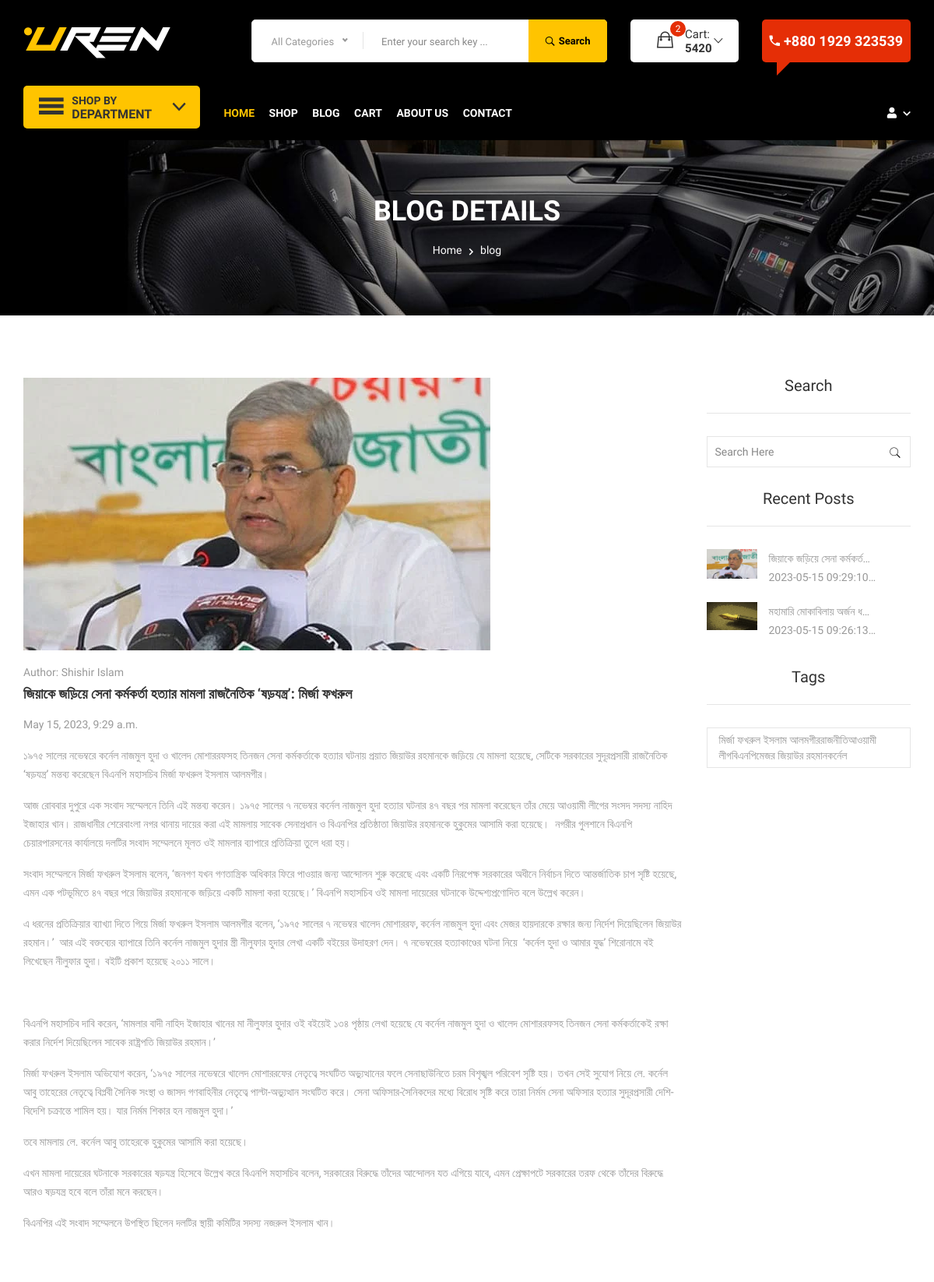
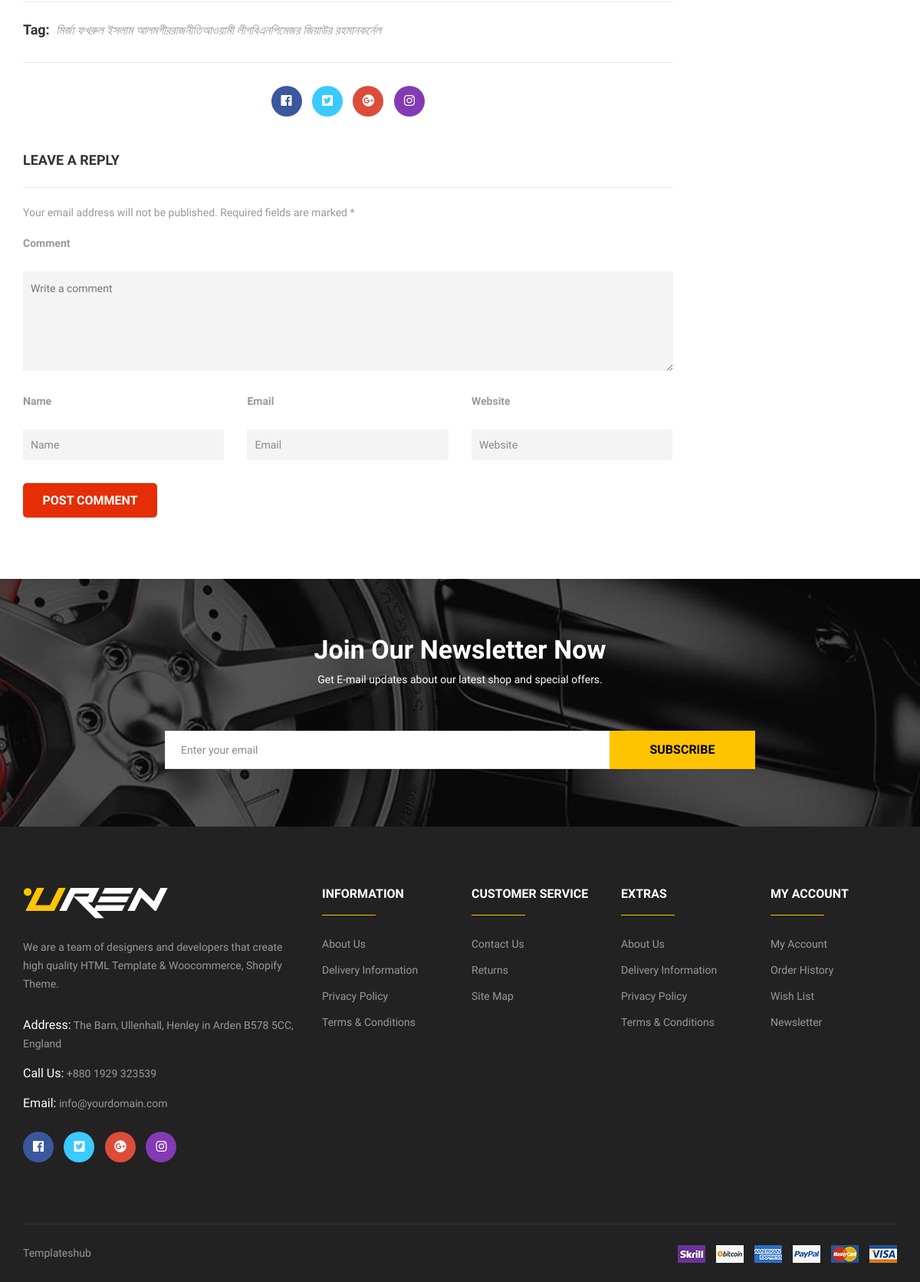
/single_blog/blogpost-2 (signed in), run on the app's committed database (2 pictures, top to bottom).
### core/models.py (models this page shows, shortened)
class BlogPost(models.Model):
    profile = models.ForeignKey(Profile, on_delete=models.CASCADE)
    title = models.CharField(max_length=200)
    description = RichTextField(null=True, blank=True)
    slug = AutoSlugField(populate_from='title', unique=True)
    blog_image = models.ImageField(upload_to="Blog Image")
    tag = models.CharField(max_length=100)
    date = models.DateTimeField(auto_now=True, null=True, blank=True)
    author = models.CharField(max_length=50)

### core/views.py (the view)
# urls.py: path('single_blog/<slug:slug>', single_blog, name="single_blog"),
def single_blog(request, slug):
    is_logged_in = False
    if request.user.is_authenticated:
        is_logged_in = True
    blog = BlogPost.objects.get(slug=slug)
    blogs = BlogPost.objects.order_by('-id')
    tag = blog.tag.split(",")
    carts = []
    if request.user.is_authenticated:
        carts = Cart.objects.filter(user=request.user)
    subtotal = get_subTotal(carts)
    context = {
        'is_user': is_logged_in,
        'blog': blog,
        'blogs': blogs,
        'blog_tag': tag,
        'carts': carts,
        'subtotal': subtotal
    }
    return render(request, "home/single-blog.html", context)

### core/views.py (called while the page is built)
def get_subTotal(carts):
    cartTotals = []
    for cart in carts:
        subtotal = cart.product.price*cart.quantity
        cartTotals.append(subtotal)
    return sum(cartTotals)

### core/templates/home/single-blog.html (shortened to what this page needs)
{% extends 'base/base.html' %}
{% load static %}
{% block body %}
<div class="breadcrumb-area">
    <div class="container">
        <div class="breadcrumb-content">
            <h2>Blog Details</h2>
            <ul>
                <li><a href="{% url 'HOME' %}">Home</a></li>
                <li class="active">blog</li>
            </ul>
        </div>
    </div>
</div>
<div class="uren-blog_area uren-blog-details">
    <div class="container-fluid">
        <div class="row">
            <div class="col-lg-3 order-2">
                <div class="uren-blog-sidebar-wrapper">
                    <div class="uren-blog-sidebar">
                        <h4 class="uren-blog-sidebar-title">Search</h4>
                        <div class="search-form_area">
                            <form class="search-form" action="javascript:void(0)">
                                <input type="text" class="search-field" placeholder="search here">
                                <button type="submit" class="search-btn"><i class="ion-ios-search"></i></button>
                            </form>
                        </div>
                    </div>
                    <div class="uren-blog-sidebar">
                        <h4 class="uren-blog-sidebar-title">Recent Posts</h4>
                        {% for recent in blogs|slice:"5" %}
                        <div class="recent-post">
                            <div class="recent-post_thumb">
                                <a href="{% url 'single_blog' recent.slug %}">
                                    <img class="img-full" src="{{recent.blog_image.url}}" alt="Uren's Blog Image">
                                </a>
                            </div>
                            <div class="recent-post_desc">
                                <span><a
                                        href="{% url 'single_blog' recent.slug %}">{{recent.title|truncatechars:25}}</a></span>
                                <span class="post-date">{{recent.date|truncatechars:20}}</span>
                            </div>
                        </div>
                        {% endfor %}
                    </div>
                    <div class="uren-blog-sidebar">
                        <h4 class="uren-blog-sidebar-title">Tags</h4>
                        <ul class="uren-tags_list">
                            {% for tag in blog_tag %}
                            <li><a href="javascript:void(0)">{{tag}}</a></li>
                            {% endfor %}
                        </ul>
                    </div>
                </div>
            </div>
            <div class="col-lg-9 order-1">
                <div class="blog-item">
                    <div class="blog-img img-hover_effect mb-3">
                        <img src="{{blog.blog_image.url}}" alt="Blog Image">
                    </div>
                    <span class="">Author: {{blog.author}}</span>
                    <div class="blog-content" style="margin-top:-21px;">
                        <h3>{{blog.title}}</h3>
                        <p class="post-date">{{blog.date}}</p>
                        <p>{{blog.description|safe}}</p>
                    </div>
                    <div class="uren-tag-line">
                        <h4>Tag:</h4>
                        {% for tag in blog_tag %}
                        <a href="javascript:void(0)">{{tag}}</a>
                        {% endfor %}
                    </div>
                    <div class="uren-social_link">
                        <ul>
                            <li class="facebook">
                                <a href="https://www.facebook.com/" data-toggle="tooltip" target="_blank"
                                    title="Facebook">
                                    <i class="fab fa-facebook"></i>
                                </a>
                            </li>
                            <li class="twitter">
                                <a href="https://twitter.com/" data-toggle="tooltip" target="_blank" title="Twitter">
                                    <i class="fab fa-twitter-square"></i>
                                </a>
                            </li>
                            <li class="google-plus">
                                <a href="https://www.plus.google.com/discover" data-toggle="tooltip" target="_blank"
                                    title="Google Plus">
                                    <i class="fab fa-google-plus"></i>
                                </a>
                            </li>
                            <li class="instagram">
                                <a href="https://rss.com/" data-toggle="tooltip" target="_blank" title="Instagram">
                                    <i class="fab fa-instagram"></i>
                                </a>
                            </li>
                        </ul>
                    </div>
                    <div class="uren-blog-comment-wrapper mt-5">
                        <h3>leave a reply</h3>
                        <p>Your email address will not be published. Required fields are marked *</p>
                        <form action="javascript:void(0)">
                            <div class="comment-post-box">
                                <div class="row">
                                    <div class="col-lg-12">
                                        <label>comment</label>
                                        <textarea name="commnet" placeholder="Write a comment"></textarea>
                                    </div>
                                    <div class="col-lg-4 col-md-4">
                                        <label>Name</label>
                                        <input type="text" class="coment-field" placeholder="Name">
                                    </div>
                                    <div class="col-lg-4 col-md-4">
                                        <label>Email</label>
                                        <input type="text" class="coment-field" placeholder="Email">
                                    </div>
                                    <div class="col-lg-4 col-md-4">
                                        <label>Website</label>
                                        <input type="text" class="coment-field" placeholder="Website">
                                    </div>
                                    <div class="col-lg-12">
                                        <div class="comment-btn_wrap f-left">
                                            <div class="uren-post-btn_area">
                                                <a class="uren-btn-2" href="javascript:void(0)">Post comment</a>
                                            </div>
                                        </div>
                                    </div>
                                </div>
                            </div>
                        </form>
                    </div>
                </div>
            </div>
        </div>
    </div>
</div>
{% endblock body %}

### data on the page
BlogPost: blog_image (picture), title "জিয়াকে জড়িয়ে সেনা কর্মকর্ত…", date "2023-05-15 09:29:10…", blog_tag "মির্জা ফখরুল ইসলাম আলমগীররাজনীতিআওয়ামী লীগবিএনপিমেজর জিয়াউর রহমানকর্নেল", author "Shishir Islam", title "জিয়াকে জড়িয়ে সেনা কর্মকর্তা হত্যার মামলা রাজনৈতিক ‘ষড়যন্ত্র’: মির্জা ফখরুল", date "May 15, 2023, 9:29 a.m.", description "১৯৭৫ সালের নভেম্বরে কর্নেল নাজমুল হুদা ও খালেদ মোশাররফসহ তিনজন সেনা কর্মকর্তাকে হত্যার ঘটনায় প্রয়াত জিয়াউর রহমানকে জড়িয়ে যে মামলা হয়েছে, সেটিকে সরকারের সুদূরপ্রসারী রাজনৈতিক ‘ষড়যন্ত্র’ মন্তব্য করেছেন বিএনপি মহাসচিব মির্জা ফখরুল ইসলাম আলমগীর। আজ রোববার দুপুরে এক সংবাদ সম্মেলনে তিনি এই মন্তব্য করেন। ১৯৭৫ সালের ৭ নভেম্বর কর্নেল নাজমুল হুদা হত্যার ঘটনার ৪৭ বছর পর মামলা করেছেন তাঁর মেয়ে আওয়ামী লীগের সংসদ সদস্য নাহিদ ইজাহার খান। রাজধানীর শেরেবাংলা নগর থানায় দায়ের করা এই মামলায় সাবেক সেনাপ্রধান ও বিএনপির প্রতিষ্ঠাতা জিয়াউর রহমানকে হুকুমের আসামি করা হয়েছে। নগরীর গুলশানে বিএনপি চেয়ারপারসনের কার্যালয়ে দলটির সংবাদ সম্মেলনে মূলত ওই মামলার ব্যাপারে প্রতিক্রিয়া তুলে ধরা হয়। সংবাদ সম্মেলনে মির্জা ফখরুল…", blog_tag "মির্জা ফখরুল ইসলাম আলমগীররাজনীতিআওয়ামী লীগবিএনপিমেজর জিয়াউর রহমানকর্নেল"
BlogPost: blog_image (picture), title "মহামারি মোকাবিলায় অর্জন ধ…", date "2023-05-15 09:26:13…"

### other printed values
{{ carts|length }} "2"
{{ subtotal }} "5420"
